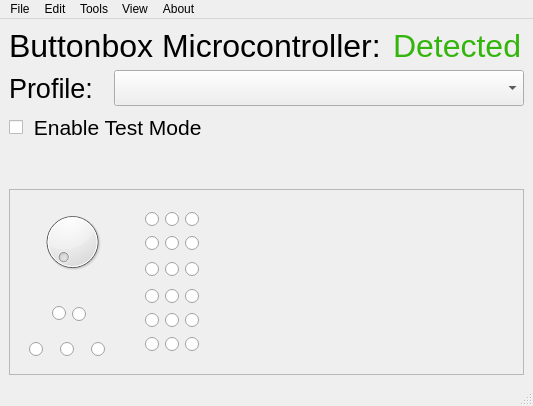
<?xml version="1.0" encoding="UTF-8"?>
<ui version="4.0">
 <class>MainWindow</class>
 <widget class="QMainWindow" name="MainWindow">
  <property name="geometry">
   <rect>
    <x>0</x>
    <y>0</y>
    <width>533</width>
    <height>406</height>
   </rect>
  </property>
  <property name="windowTitle">
   <string>Buttonbox Client</string>
  </property>
  <property name="windowIcon">
   <iconset>
    <normaloff>../icons/cube-icon.png</normaloff>../icons/cube-icon.png</iconset>
  </property>
  <widget class="QWidget" name="centralwidget">
   <layout class="QVBoxLayout" name="verticalLayout">
    <item>
     <layout class="QHBoxLayout" name="horizontalLayout">
      <property name="spacing">
       <number>12</number>
      </property>
      <item>
       <widget class="QLabel" name="label">
        <property name="font">
         <font>
          <family>Liberation Sans</family>
          <pointsize>24</pointsize>
         </font>
        </property>
        <property name="text">
         <string>Buttonbox Microcontroller:</string>
        </property>
       </widget>
      </item>
      <item>
       <widget class="QLabel" name="statusLabel">
        <property name="palette">
         <palette>
          <active>
           <colorrole role="WindowText">
            <brush brushstyle="SolidPattern">
             <color alpha="255">
              <red>51</red>
              <green>181</green>
              <blue>11</blue>
             </color>
            </brush>
           </colorrole>
          </active>
          <inactive>
           <colorrole role="WindowText">
            <brush brushstyle="SolidPattern">
             <color alpha="255">
              <red>51</red>
              <green>181</green>
              <blue>11</blue>
             </color>
            </brush>
           </colorrole>
          </inactive>
          <disabled/>
         </palette>
        </property>
        <property name="font">
         <font>
          <family>Liberation Sans</family>
          <pointsize>24</pointsize>
         </font>
        </property>
        <property name="text">
         <string>Detected</string>
        </property>
       </widget>
      </item>
     </layout>
    </item>
    <item>
     <layout class="QHBoxLayout" name="horizontalLayout_2">
      <property name="spacing">
       <number>14</number>
      </property>
      <item>
       <widget class="QLabel" name="profileLabel">
        <property name="baseSize">
         <size>
          <width>-2206</width>
          <height>0</height>
         </size>
        </property>
        <property name="font">
         <font>
          <family>Liberation Sans</family>
          <pointsize>20</pointsize>
         </font>
        </property>
        <property name="text">
         <string>Profile:</string>
        </property>
       </widget>
      </item>
      <item>
       <widget class="QComboBox" name="profileCombo">
        <property name="minimumSize">
         <size>
          <width>410</width>
          <height>0</height>
         </size>
        </property>
        <property name="font">
         <font>
          <family>Liberation Sans</family>
          <pointsize>18</pointsize>
         </font>
        </property>
        <property name="sizeAdjustPolicy">
         <enum>QComboBox::AdjustToContents</enum>
        </property>
        <property name="placeholderText">
         <string>Select Profile</string>
        </property>
        <item>
         <property name="text">
          <string>Some weird car game</string>
         </property>
        </item>
       </widget>
      </item>
     </layout>
    </item>
    <item>
     <widget class="QCheckBox" name="testCheckBox">
      <property name="font">
       <font>
        <family>Liberation Sans</family>
        <pointsize>16</pointsize>
       </font>
      </property>
      <property name="text">
       <string> Enable Test Mode</string>
      </property>
      <property name="tristate">
       <bool>false</bool>
      </property>
     </widget>
    </item>
    <item>
     <spacer name="verticalSpacer_4">
      <property name="orientation">
       <enum>Qt::Vertical</enum>
      </property>
      <property name="sizeType">
       <enum>QSizePolicy::Fixed</enum>
      </property>
      <property name="sizeHint" stdset="0">
       <size>
        <width>20</width>
        <height>40</height>
       </size>
      </property>
     </spacer>
    </item>
    <item>
     <widget class="QFrame" name="testModeFrame">
      <property name="enabled">
       <bool>true</bool>
      </property>
      <property name="sizePolicy">
       <sizepolicy hsizetype="Expanding" vsizetype="Expanding">
        <horstretch>0</horstretch>
        <verstretch>0</verstretch>
       </sizepolicy>
      </property>
      <property name="frameShape">
       <enum>QFrame::StyledPanel</enum>
      </property>
      <property name="frameShadow">
       <enum>QFrame::Raised</enum>
      </property>
      <widget class="QWidget" name="layoutWidget">
       <property name="geometry">
        <rect>
         <x>20</x>
         <y>20</y>
         <width>170</width>
         <height>147</height>
        </rect>
       </property>
       <layout class="QGridLayout" name="gridLayout_2">
        <item row="3" column="0">
         <layout class="QHBoxLayout" name="horizontalLayout_4">
          <item>
           <spacer name="horizontalSpacer_2">
            <property name="orientation">
             <enum>Qt::Horizontal</enum>
            </property>
            <property name="sizeHint" stdset="0">
             <size>
              <width>40</width>
              <height>20</height>
             </size>
            </property>
           </spacer>
          </item>
          <item>
           <widget class="QRadioButton" name="tbs1">
            <property name="text">
             <string/>
            </property>
            <property name="autoExclusive">
             <bool>false</bool>
            </property>
           </widget>
          </item>
          <item>
           <widget class="QRadioButton" name="td0">
            <property name="styleSheet">
             <string notr="true">QRadioButton::indicator::checked {
  background-color: green;
}</string>
            </property>
            <property name="text">
             <string/>
            </property>
            <property name="autoExclusive">
             <bool>false</bool>
            </property>
           </widget>
          </item>
          <item>
           <spacer name="horizontalSpacer_3">
            <property name="orientation">
             <enum>Qt::Horizontal</enum>
            </property>
            <property name="sizeHint" stdset="0">
             <size>
              <width>40</width>
              <height>20</height>
             </size>
            </property>
           </spacer>
          </item>
         </layout>
        </item>
        <item row="0" column="2">
         <spacer name="horizontalSpacer">
          <property name="orientation">
           <enum>Qt::Horizontal</enum>
          </property>
          <property name="sizeHint" stdset="0">
           <size>
            <width>40</width>
            <height>20</height>
           </size>
          </property>
         </spacer>
        </item>
        <item row="5" column="0">
         <layout class="QHBoxLayout" name="horizontalLayout_3">
          <item>
           <widget class="QRadioButton" name="td1">
            <property name="styleSheet">
             <string notr="true">QRadioButton::indicator::checked {
  background-color: yellow;
}</string>
            </property>
            <property name="text">
             <string/>
            </property>
            <property name="autoExclusive">
             <bool>false</bool>
            </property>
           </widget>
          </item>
          <item>
           <widget class="QRadioButton" name="td2">
            <property name="styleSheet">
             <string notr="true">QRadioButton::indicator::checked {
  background-color: red;
}</string>
            </property>
            <property name="text">
             <string/>
            </property>
            <property name="autoExclusive">
             <bool>false</bool>
            </property>
           </widget>
          </item>
          <item>
           <widget class="QRadioButton" name="td3">
            <property name="styleSheet">
             <string notr="true">QRadioButton::indicator::checked {
  background-color: yellow;
}</string>
            </property>
            <property name="text">
             <string/>
            </property>
            <property name="autoExclusive">
             <bool>false</bool>
            </property>
           </widget>
          </item>
         </layout>
        </item>
        <item row="0" column="3" rowspan="6">
         <layout class="QGridLayout" name="gridLayout">
          <item row="5" column="2">
           <widget class="QRadioButton" name="tb51">
            <property name="text">
             <string/>
            </property>
            <property name="autoExclusive">
             <bool>false</bool>
            </property>
           </widget>
          </item>
          <item row="1" column="2">
           <widget class="QRadioButton" name="tb11">
            <property name="text">
             <string/>
            </property>
            <property name="autoExclusive">
             <bool>false</bool>
            </property>
           </widget>
          </item>
          <item row="4" column="1">
           <widget class="QRadioButton" name="tb40">
            <property name="text">
             <string/>
            </property>
            <property name="autoExclusive">
             <bool>false</bool>
            </property>
           </widget>
          </item>
          <item row="2" column="3">
           <widget class="QRadioButton" name="tb22">
            <property name="text">
             <string/>
            </property>
            <property name="autoExclusive">
             <bool>false</bool>
            </property>
           </widget>
          </item>
          <item row="3" column="3">
           <widget class="QRadioButton" name="tb32">
            <property name="text">
             <string/>
            </property>
            <property name="autoExclusive">
             <bool>false</bool>
            </property>
           </widget>
          </item>
          <item row="0" column="3">
           <widget class="QRadioButton" name="tb02">
            <property name="text">
             <string/>
            </property>
            <property name="autoExclusive">
             <bool>false</bool>
            </property>
           </widget>
          </item>
          <item row="4" column="2">
           <widget class="QRadioButton" name="tb41">
            <property name="text">
             <string/>
            </property>
            <property name="autoExclusive">
             <bool>false</bool>
            </property>
           </widget>
          </item>
          <item row="2" column="2">
           <widget class="QRadioButton" name="tb21">
            <property name="text">
             <string/>
            </property>
            <property name="autoExclusive">
             <bool>false</bool>
            </property>
           </widget>
          </item>
          <item row="0" column="2">
           <widget class="QRadioButton" name="tb01">
            <property name="text">
             <string/>
            </property>
            <property name="autoExclusive">
             <bool>false</bool>
            </property>
           </widget>
          </item>
          <item row="2" column="1">
           <widget class="QRadioButton" name="tb20">
            <property name="text">
             <string/>
            </property>
            <property name="autoExclusive">
             <bool>false</bool>
            </property>
           </widget>
          </item>
          <item row="4" column="3">
           <widget class="QRadioButton" name="tb42">
            <property name="text">
             <string/>
            </property>
            <property name="autoExclusive">
             <bool>false</bool>
            </property>
           </widget>
          </item>
          <item row="3" column="1">
           <widget class="QRadioButton" name="tb30">
            <property name="text">
             <string/>
            </property>
            <property name="autoExclusive">
             <bool>false</bool>
            </property>
           </widget>
          </item>
          <item row="5" column="1">
           <widget class="QRadioButton" name="tb50">
            <property name="text">
             <string/>
            </property>
            <property name="autoExclusive">
             <bool>false</bool>
            </property>
           </widget>
          </item>
          <item row="3" column="2">
           <widget class="QRadioButton" name="tb31">
            <property name="text">
             <string/>
            </property>
            <property name="autoExclusive">
             <bool>false</bool>
            </property>
           </widget>
          </item>
          <item row="1" column="1">
           <widget class="QRadioButton" name="tb10">
            <property name="text">
             <string/>
            </property>
            <property name="autoExclusive">
             <bool>false</bool>
            </property>
           </widget>
          </item>
          <item row="0" column="1">
           <widget class="QRadioButton" name="tb00">
            <property name="mouseTracking">
             <bool>true</bool>
            </property>
            <property name="text">
             <string/>
            </property>
            <property name="checkable">
             <bool>true</bool>
            </property>
            <property name="checked">
             <bool>false</bool>
            </property>
            <property name="autoExclusive">
             <bool>false</bool>
            </property>
           </widget>
          </item>
          <item row="5" column="3">
           <widget class="QRadioButton" name="tb52">
            <property name="text">
             <string/>
            </property>
            <property name="autoExclusive">
             <bool>false</bool>
            </property>
           </widget>
          </item>
          <item row="1" column="3">
           <widget class="QRadioButton" name="tb12">
            <property name="text">
             <string/>
            </property>
            <property name="autoExclusive">
             <bool>false</bool>
            </property>
           </widget>
          </item>
          <item row="2" column="0">
           <spacer name="horizontalSpacer_5">
            <property name="orientation">
             <enum>Qt::Horizontal</enum>
            </property>
            <property name="sizeHint" stdset="0">
             <size>
              <width>40</width>
              <height>20</height>
             </size>
            </property>
           </spacer>
          </item>
         </layout>
        </item>
        <item row="0" column="1">
         <spacer name="horizontalSpacer_4">
          <property name="orientation">
           <enum>Qt::Horizontal</enum>
          </property>
          <property name="sizeHint" stdset="0">
           <size>
            <width>40</width>
            <height>20</height>
           </size>
          </property>
         </spacer>
        </item>
        <item row="0" column="0">
         <widget class="QDial" name="dial">
          <property name="orientation">
           <enum>Qt::Horizontal</enum>
          </property>
         </widget>
        </item>
        <item row="2" column="0">
         <spacer name="verticalSpacer">
          <property name="orientation">
           <enum>Qt::Vertical</enum>
          </property>
          <property name="sizeHint" stdset="0">
           <size>
            <width>20</width>
            <height>40</height>
           </size>
          </property>
         </spacer>
        </item>
        <item row="4" column="0">
         <spacer name="verticalSpacer_2">
          <property name="orientation">
           <enum>Qt::Vertical</enum>
          </property>
          <property name="sizeHint" stdset="0">
           <size>
            <width>20</width>
            <height>40</height>
           </size>
          </property>
         </spacer>
        </item>
        <item row="1" column="0">
         <spacer name="verticalSpacer_3">
          <property name="orientation">
           <enum>Qt::Vertical</enum>
          </property>
          <property name="sizeHint" stdset="0">
           <size>
            <width>20</width>
            <height>40</height>
           </size>
          </property>
         </spacer>
        </item>
       </layout>
      </widget>
     </widget>
    </item>
   </layout>
  </widget>
  <widget class="QMenuBar" name="menubar">
   <property name="geometry">
    <rect>
     <x>0</x>
     <y>0</y>
     <width>533</width>
     <height>22</height>
    </rect>
   </property>
   <widget class="QMenu" name="menuFile">
    <property name="title">
     <string>File</string>
    </property>
    <widget class="QMenu" name="menuPort">
     <property name="title">
      <string>Port</string>
     </property>
     <property name="icon">
      <iconset>
       <normaloff>../icons/hard-drive.png</normaloff>../icons/hard-drive.png</iconset>
     </property>
     <addaction name="actionPort_1"/>
    </widget>
    <addaction name="menuPort"/>
    <addaction name="separator"/>
    <addaction name="actionRun_in_Background"/>
    <addaction name="actionQuit"/>
   </widget>
   <widget class="QMenu" name="menuEdit">
    <property name="title">
     <string>Edit</string>
    </property>
    <addaction name="actionSettings"/>
    <addaction name="actionProfiles"/>
   </widget>
   <widget class="QMenu" name="menuTools">
    <property name="title">
     <string>Tools</string>
    </property>
    <addaction name="actionSerial_Monitor"/>
    <addaction name="separator"/>
    <addaction name="actionLog"/>
    <addaction name="actionMicrocontroller_Debug_Log"/>
   </widget>
   <widget class="QMenu" name="menuView">
    <property name="title">
     <string>View</string>
    </property>
    <addaction name="actionDark_Mode"/>
   </widget>
   <widget class="QMenu" name="menuAbout">
    <property name="title">
     <string>About</string>
    </property>
    <addaction name="actionAbout"/>
    <addaction name="separator"/>
    <addaction name="actionOpen_GitHub"/>
    <addaction name="actionOpen_Source_Licenses"/>
   </widget>
   <addaction name="menuFile"/>
   <addaction name="menuEdit"/>
   <addaction name="menuTools"/>
   <addaction name="menuView"/>
   <addaction name="menuAbout"/>
  </widget>
  <widget class="QStatusBar" name="statusbar"/>
  <action name="actionPort_1">
   <property name="text">
    <string>Port 1</string>
   </property>
  </action>
  <action name="actionRun_in_Background">
   <property name="icon">
    <iconset>
     <normaloff>../icons/arrow-down.png</normaloff>../icons/arrow-down.png</iconset>
   </property>
   <property name="text">
    <string>Run in Background</string>
   </property>
  </action>
  <action name="actionQuit">
   <property name="icon">
    <iconset>
     <normaloff>../icons/power.png</normaloff>../icons/power.png</iconset>
   </property>
   <property name="text">
    <string>Quit</string>
   </property>
  </action>
  <action name="actionSettings">
   <property name="icon">
    <iconset>
     <normaloff>../icons/settings.png</normaloff>../icons/settings.png</iconset>
   </property>
   <property name="text">
    <string>Settings...</string>
   </property>
  </action>
  <action name="actionProfiles">
   <property name="icon">
    <iconset>
     <normaloff>../icons/users.png</normaloff>../icons/users.png</iconset>
   </property>
   <property name="text">
    <string>Profiles...</string>
   </property>
  </action>
  <action name="actionSerial_Monitor">
   <property name="icon">
    <iconset>
     <normaloff>../icons/monitor.png</normaloff>../icons/monitor.png</iconset>
   </property>
   <property name="text">
    <string>Serial Monitor</string>
   </property>
  </action>
  <action name="actionLog">
   <property name="icon">
    <iconset>
     <normaloff>../icons/file-text.png</normaloff>../icons/file-text.png</iconset>
   </property>
   <property name="text">
    <string>Log</string>
   </property>
  </action>
  <action name="actionMicrocontroller_Debug_Log">
   <property name="icon">
    <iconset>
     <normaloff>../icons/tool.png</normaloff>../icons/tool.png</iconset>
   </property>
   <property name="text">
    <string>Microcontroller Debug Log</string>
   </property>
  </action>
  <action name="actionDark_Mode">
   <property name="checkable">
    <bool>true</bool>
   </property>
   <property name="icon">
    <iconset>
     <normaloff>../icons/moon.png</normaloff>../icons/moon.png</iconset>
   </property>
   <property name="text">
    <string>Dark Mode</string>
   </property>
  </action>
  <action name="actionAbout">
   <property name="icon">
    <iconset>
     <normaloff>../icons/info.png</normaloff>../icons/info.png</iconset>
   </property>
   <property name="text">
    <string>About Buttonbox</string>
   </property>
  </action>
  <action name="actionOpen_GitHub">
   <property name="icon">
    <iconset>
     <normaloff>../icons/github.png</normaloff>../icons/github.png</iconset>
   </property>
   <property name="text">
    <string>Open GitHub</string>
   </property>
  </action>
  <action name="actionOpen_Source_Licenses">
   <property name="icon">
    <iconset>
     <normaloff>../icons/code.png</normaloff>../icons/code.png</iconset>
   </property>
   <property name="text">
    <string>Open Source Licenses</string>
   </property>
  </action>
 </widget>
 <resources>
  <include location="../icons/menu_icons.qrc"/>
 </resources>
 <connections/>
</ui>
